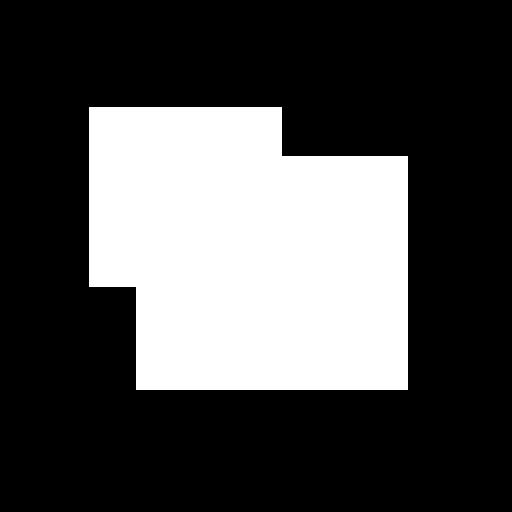
//> input picture chapter9/momentTest.jpg, 512 x 512 px
$ ./ex9_9   (built with g++ and OpenCV 4)
//> lines starting //> are read from the running program, lines starting //| are printed output that depends on the picture; after the words box and inside, x2 and y2 are one past the last pixel; in counts of white or black regions, pixels touching at a corner belong together
#include "opencv2/opencv.hpp"

using namespace std;
using namespace cv;

int main()
{
    Mat srcImage = imread("../momentTest.jpg", IMREAD_GRAYSCALE);
//> srcImage is the input picture: 512 rows x 512 cols, CV_8UC1; min 0, max 255, mean 77.1
    if(srcImage.empty())
    {
        printf("no image \r\n");
        return -1;
    }
    Mat dstImage;
    cvtColor(srcImage, dstImage, COLOR_GRAY2BGR);
    threshold(srcImage, srcImage, 200, 255, THRESH_BINARY);
//> srcImage: 512 rows x 512 cols, CV_8UC1; 30.2% white; 1 white region

    int mode = RETR_LIST;
    int method = CHAIN_APPROX_SIMPLE;
    //int method = CHAIN_APPROX_NONE;

    vector<vector<Point> > contours;
    findContours(srcImage, contours, noArray(), mode, method);
//> contours = 1 contour; box (x1, y1, x2, y2) and area: (89, 107, 408, 390) 78662
    cout<<"contours.size() = "<<contours.size()<<endl;
//| contours.size() = 1

    for(int k = 0; k < contours.size(); k++)
    {
        drawContours(dstImage, contours, k , Scalar(0, 0, 255), 4);
        cout<<"contours["<<k<<"]'s boundary moments"<<endl;

        Moments M = moments(contours[k]);
        Point2f center;
        center.x = M.m10/M.m00;
        center.y = M.m01/M.m00;
        cout<<"mass center = "<<center<<endl;
        circle(dstImage, center, 5, Scalar(0, 0, 255), -1);

        Mat hu;
        HuMoments(M, hu);
        cout<<"Hu's 7 moments(contours[k])"<<endl;
        double angle = 45.0;  //rotation, angle = -45.0
        double scale = 0.5;   //scaling, scale = 1.2
        Point t(0, 0); //translation, t(20, 30), (-20, -30)
        cout<<"angle = "<<angle<<endl;
        cout<<"scale = "<<scale<<endl;
        cout<<"translation = "<<t<<endl;

        Mat rot = getRotationMatrix2D(center, angle, scale); //2x3 matrix
        //cout<<"rot.size() = "<<rot.size()<<endl;
        rot.col(2).at<double>(0) += t.x;  //translation
        rot.col(2).at<double>(1) += t.y;

        Mat points(contours[k]);
        transform(points, points, rot);

        vector<Point> contour2;
        points.copyTo(contour2);
        drawContours(dstImage, vector<vector<Point> >(1, contour2), 0, Scalar(0, 255, 0), 4);

        Moments M2 = moments(contour2);
        Point2f center2;
        center2.x = M2.m10/M2.m00;
        center2.y = M2.m01/M2.m00;
        cout<<"mass center2 = "<<center2<<endl;
        circle(dstImage, center2, 5, Scalar(0, 255, 0), -1);

        Mat hu2;
        HuMoments(M2, hu2);
        cout<<endl<<"Hu's 7 moments(contour2) = "<<endl;
        for(int i = 0; i < hu2.rows; i++)
        {
            cout<<"hu2["<<i<<"] = ";
            cout<<hu2.at<double>(i)<<endl;
        }
        double distError = norm(hu, hu2); //NORM_L2
        cout<<endl<<"distError = "<<distError<<endl;
        imshow("dstImage", dstImage);
    }
//> this loop made 1 pass
//> distError on pass 1: 7.52e-05
//| contours[0]'s boundary moments
//| mass center = [248.804, 251.635]
//| Hu's 7 moments(contours[k])
//| angle = 45
//| scale = 0.5
//| translation = [0, 0]
//| mass center2 = [248.554, 251.596]
//| Hu's 7 moments(contour2) =
//| distError = 7.51768e-05
//> pass 1, `imshow("dstImage", dstImage);`:
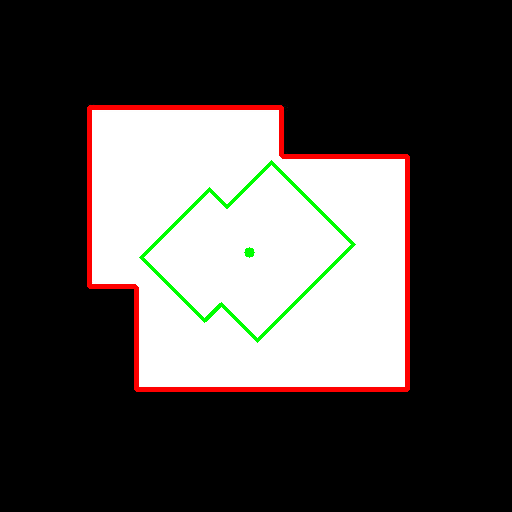
//> window 'dstImage': 512 rows x 512 cols, CV_8UC3; mean B, G, R 71.5, 73.6, 77.3
//> after the loop, contours = 1 contour; box (x1, y1, x2, y2) and area: (141, 162, 354, 341) 19634
    waitKey();
    return 0;
}

$ run again, with chapter9/CornerTest.jpg copied over chapter9/momentTest.jpg
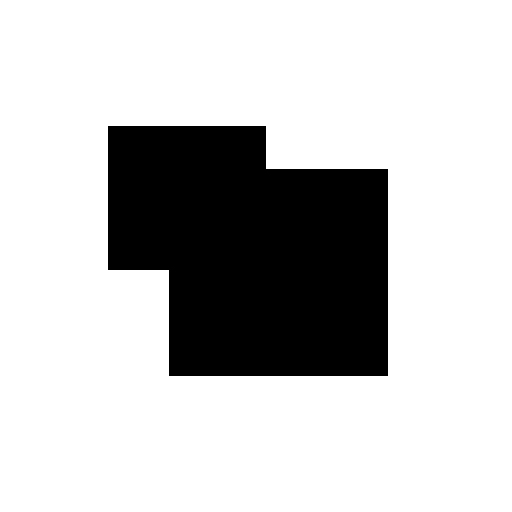
//> input picture chapter9/CornerTest.jpg, 512 x 512 px
//> srcImage is the input picture: 512 rows x 512 cols, CV_8UC1; min 0, max 255, mean 198.3
//> srcImage: 512 rows x 512 cols, CV_8UC1; 77.8% white; 1 black region
//> `findContours(srcImage, contours, noArray(), mode, method);`: contours = 2 contours; box (x1, y1, x2, y2) and area: (0, 0, 512, 512) 261121, (107, 125, 389, 377) 58816
//| contours.size() = 2
//> the loop `for(int k = 0; k < contours.size(); k++)` made 2 passes
//> distError on pass 1: 5.09e-05
//> (printed output is left out)
//> pass 1, `imshow("dstImage", dstImage);`:
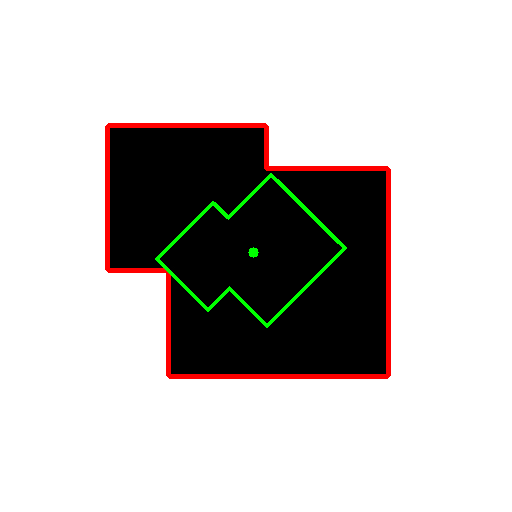
//> window 'dstImage': 512 rows x 512 cols, CV_8UC3; mean B, G, R 195.2, 197.2, 200.3
//> pass 2, `imshow("dstImage", dstImage);`:
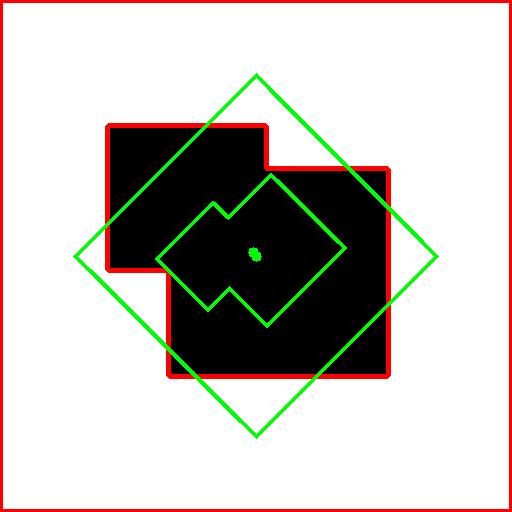
//> window 'dstImage': 512 rows x 512 cols, CV_8UC3; mean B, G, R 186.8, 192.6, 197.6
//> after the loop `for(int k = 0; k < contours.size(); k++)`: contours = 2 contours; box (x1, y1, x2, y2) and area: (75, 75, 437, 437) 65160, (157, 175, 345, 326) 14663
